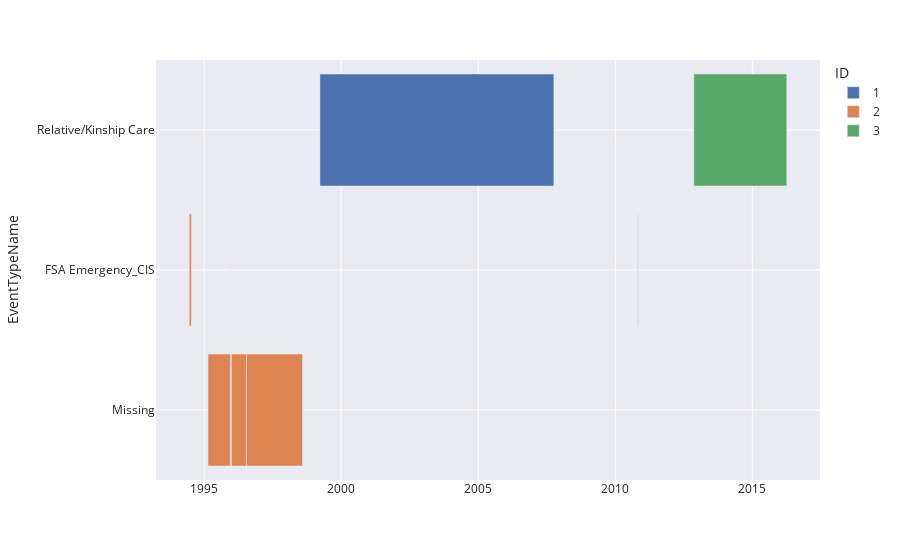

The notebook cell saved with this chart:
### Code cell
df4["ID"] = df["ID"].astype(str)
fig = px.timeline(df4, x_start="EventStart", x_end="EventEnd", y="EventTypeName", color="ID")
fig.update_yaxes(autorange="reversed")
fig.show()

### Figure 1 — Plotly figure (JSON) as saved in the notebook; plotly's stock layout.template omitted (floating-point values rounded to 4 significant figures)
{"data": [{"alignmentgroup": "True", "base": ["1999-03-23T00:00:00"], "hovertemplate": "ID=1<br>EventStart=%{base}<br>EventEnd=%{x}<br>EventTypeName=%{y}<extra></extra>", "legendgroup": "1", "marker": {"color": "rgb(76,114,176)", "pattern": {"shape": ""}}, "name": "1", "offsetgroup": "1", "orientation": "h", "showlegend": true, "textposition": "auto", "type": "bar", "x": [269395200000], "xaxis": "x", "y": ["Relative/Kinship Care"], "yaxis": "y"}, {"alignmentgroup": "True", "base": ["1995-12-15T00:00:00", "1995-12-30T00:00:00", "1995-12-16T00:00:00", "1995-02-21T00:00:00", "1994-06-15T00:00:00", "1996-07-18T00:00:00"], "hovertemplate": "ID=2<br>EventStart=%{base}<br>EventEnd=%{x}<br>EventTypeName=%{y}<extra></extra>", "legendgroup": "2", "marker": {"color": "rgb(221,132,82)", "pattern": {"shape": ""}}, "name": "2", "offsetgroup": "2", "orientation": "h", "showlegend": true, "textposition": "auto", "type": "bar", "x": [86400000, 17280000000, 1123200000, 25574400000, 2419200000, 64454400000], "xaxis": "x", "y": ["FSA Emergency_CIS", "Missing", "Missing", "Missing", "FSA Emergency_CIS", "Missing"], "yaxis": "y"}, {"alignmentgroup": "True", "base": ["2010-10-26T00:00:00", "2010-10-29T00:00:00", "2012-11-12T00:00:00"], "hovertemplate": "ID=3<br>EventStart=%{base}<br>EventEnd=%{x}<br>EventTypeName=%{y}<extra></extra>", "legendgroup": "3", "marker": {"color": "rgb(85,168,104)", "pattern": {"shape": ""}}, "name": "3", "offsetgroup": "3", "orientation": "h", "showlegend": true, "textposition": "auto", "type": "bar", "x": [259200000, 259200000, 107049600000], "xaxis": "x", "y": ["FSA Emergency_CIS", "FSA Emergency_CIS", "Relative/Kinship Care"], "yaxis": "y"}], "layout": {"barmode": "overlay", "legend": {"title": {"text": "ID"}, "tracegroupgap": 0}, "margin": {"t": 60}, "xaxis": {"anchor": "y", "domain": [0, 1], "type": "date"}, "yaxis": {"anchor": "x", "autorange": "reversed", "domain": [0, 1], "title": {"text": "EventTypeName"}}}}
